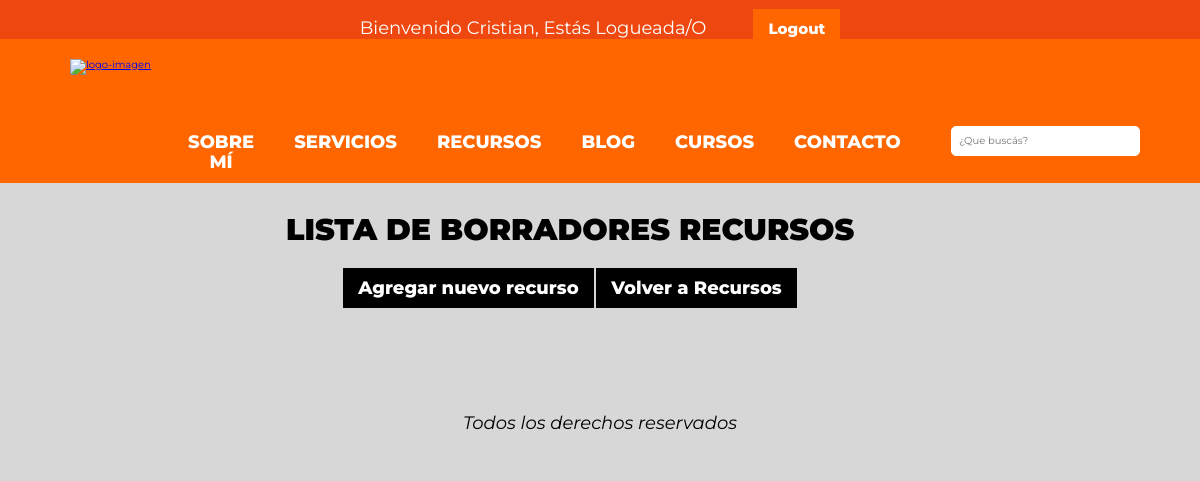
Before: /recursos/recurso/borrador/ (signed in) with the older database file.
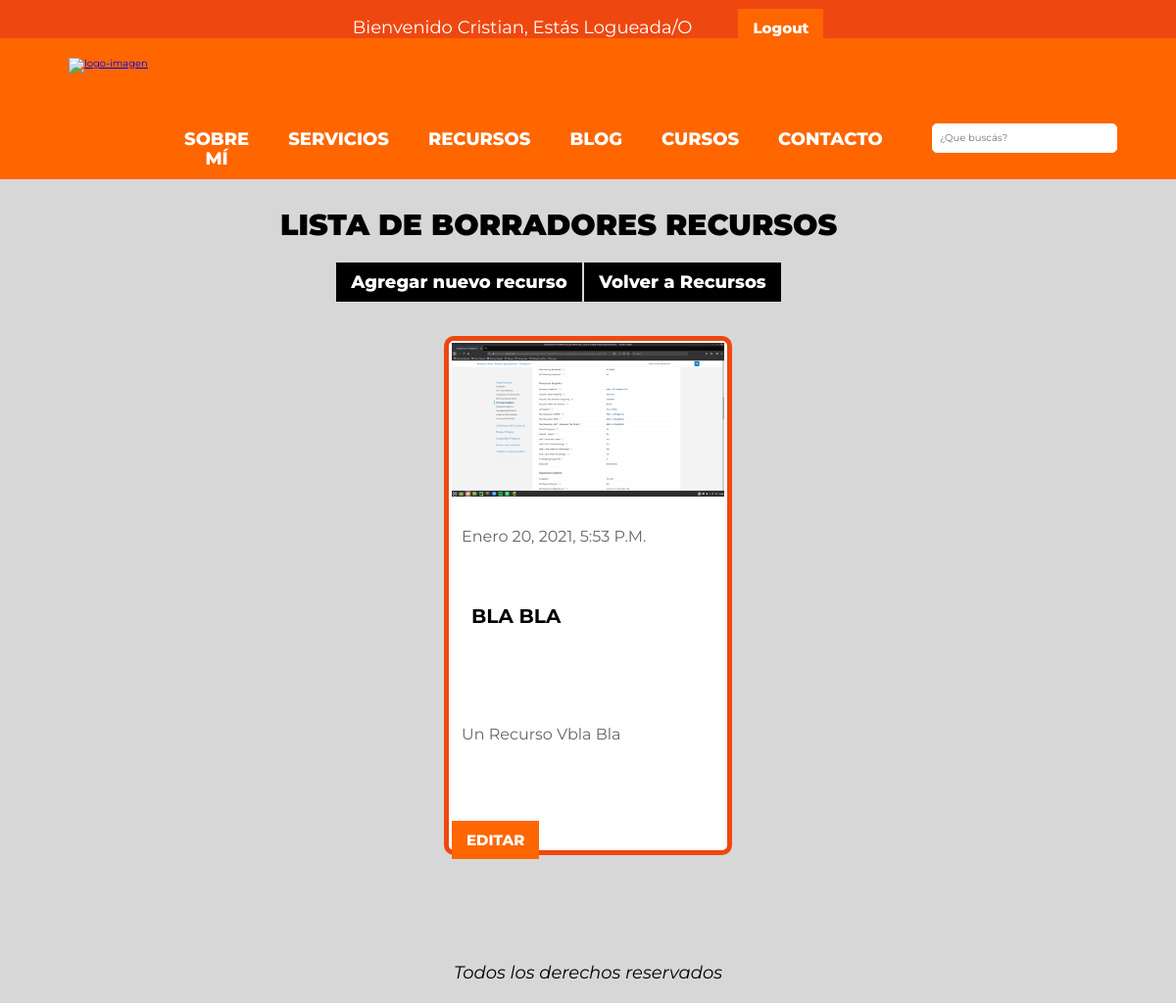
After: the same page with the newer database file.
### recursos/models.py (models this page shows, shortened)
class Recurso(models.Model):
    titulo = models.CharField(max_length=200)
    texto = RichTextField(null=True, blank=True)
    imagen = models.ImageField(upload_to='recursos', null=True, blank=True, verbose_name='Imagen de portada')
    autor = models.ForeignKey(settings.AUTH_USER_MODEL, on_delete=CASCADE)
    creado = models.DateTimeField(default=timezone.now)
    publicado = models.DateTimeField(null=True, blank=True)
    archivo = models.FileField(upload_to='archivos_recursos' ,blank=True, null=True)
    class Meta:
        verbose_name = 'recurso'
        verbose_name_plural = 'recursos'

### recursos/views.py (the view)
# urls.py: path('recurso/borrador/', views.lista_borrador_recursos, name='lista_borrador_recursos'),
@login_required
def lista_borrador_recursos(request):
    recursos_no_public = Recurso.objects.filter(publicado__isnull=True).order_by('-creado')
    return render(request, 'recursos/borrador_recursos.html', {'recursos': recursos_no_public})

### recursos/templates/recursos/borrador_recursos.html
{% extends 'blog/layout.html' %}
{% block content %}
<div class="contenedor contenedor-lista-borrador">
    <h2><strong>Lista de borradores Recursos </strong></h2>
    <a href="{% url 'recursos:nuevo_recurso' %}" id="Nuevo_post" class="boton boton-lista-post">Agregar nuevo recurso</a>
    <a href="{% url 'recursos:recursos' %}" class="boton boton-lista-post" >Volver a Recursos</a>
</div>
<main class="contenedor-blog-interno">
    {% for recurso in recursos %}
        <div class="contenido-blog">
            {% if recurso.imagen.url is not None %}
                <img src='{{ recurso.imagen.url }}'>
            {% endif %}
            <p>{{ recurso.creado }}</p>
            <h2>{{ recurso.titulo }}</h2>
            <p>{{ recurso.texto|truncatewords:15|safe }}</p>
            <a href="{% url 'recursos:editar_recurso' pk=recurso.pk %}" class="boton boton-blog">Editar</a>
        </div>
    {% endfor %}
</main>
{% endblock %}

### blog/templates/blog/layout.html (shortened to what this page needs)
{% load static %}
<!DOCTYPE html>
<html lang="en">
<head>
    <link rel="stylesheet" href="{% static 'index/iconos/fontawesome-free-5.15.1-web/css/all.min.css' %}">
    <link rel="stylesheet" href="{% static 'index/css/normalize.css' %}">
    <link rel="stylesheet" href="{% static 'index/css/styles.css' %}">
</head>
<body>
    <header>
        {% if user.is_authenticated %}
        <p class="bienvenida-loguin">Bienvenido {{ user.username }}, estás logueada/o &nbsp; &nbsp; &nbsp; &nbsp; &nbsp;<a href="{% url 'logout' %}" class="boton">Logout</a></p>
        <div class="espacio-secreto">
        {% else %}
                <a href="{% url 'login' %}" class="boton espacio-secreto"></a>
        {% endif %}
        </div>
    <div class="contenido-header">
        <div class="imagen-logo">
            <a href="{% url 'index:index' %}"><img src="{% static 'index/img/logo-nomade.png' %}" alt="logo-imagen"></a>
        </div>
        <div class="contenedor-nav">
            <div class="iconos">
                <a href=""><i class="fab fa-behance-square"></i></a>
                <a href=""><i class="fas fa-envelope"></i></a>
                <a href=""><i class="fab fa-facebook-square"></i></a>
                <a href=""><i class="fab fa-instagram"></i></a>
            </div>
            <div class="barra">
                <nav class="contenedor-barra" id="nav">
                    <ul>
                        <li><a href="sobremi.html">Sobre mí</a></li>
                        <li><a href="servicios.html">Servicios</a></li>
                        <li><a href="{% url 'recursos:recursos'%}">Recursos</a></li>
                        <li><a href="{% url 'blog:lista_posts'%}">Blog</a></li>
                        <li><a href="cursos.html">Cursos</a></li>
                        <li><a href="contacto.html">Contacto</a></li>
                    </ul>
                    <input type="search" placeholder="  ¿Que buscás?" class="buscador">
                </nav>
            </div>
        </div>
    </div>
</header>
    {% block content %}
    {% endblock %}
    <footer>
        <i>Todos los derechos reservados</i>
    </footer>
</body>
</html>

### index/static/index/css/styles.css (style rules this page uses)
html { box-sizing: border-box; font-size: 62.5%; }
*, *:before, *:after { box-sizing: inherit; }
body { background-color: rgb(216, 215, 215); font-family: 'Montserrat', sans-serif; }
.contenedor { width: 95%; max-width: 160rem; margin: 0 auto; }
.boton { display: block; text-decoration: none; padding: 1rem 1.5rem; margin-top: 1.5rem; background-color: rgb(255, 102, 0); color: white; font-weight: 800; border: none; font-size: 1.5rem; transition: .3s; }
@media (min-width:996px) { .boton { display: inline; } }
h2 { margin: 0; text-transform: uppercase; font-size: 2rem; }
p { margin: 0; }
img { max-width: 100%; }
header { background-color: rgb(255, 102, 0); position: relative; display: flex; flex-direction: column; }
.contenido-header { width: 90%; margin: 0 auto; display: flex; flex-direction: column; }
.imagen-logo { text-align: center; padding: 2rem 1rem; }
.imagen-logo img { width: 6rem; }
.contenedor-barra ul li { list-style: none; }
.contenedor-barra ul { margin: 0 auto; padding: 0; }
@media (min-width: 996px) { .contenido-header { flex-direction: row; justify-content: space-between; } }
@media (min-width: 996px) { .contenedor-nav { width: 90%; } }
@media (min-width: 996px) { .iconos { display: flex; justify-content: flex-end; padding-top: 2rem; } }
@media (min-width: 996px) { .iconos a { color: white; font-size: 2rem; margin-right: 2rem; } }
@media (min-width: 996px) { .contenedor-barra { display: flex; flex-direction: row; justify-content: flex-start; margin-top: 4rem; height: unset; max-height: unset; } }
@media (min-width: 996px) { .contenedor-barra ul { display: flex; justify-content: space-between; } }
.barra { margin-top: 3rem; }
.contenedor-barra input { display: inline!important; margin-left: 3rem; margin-top: .4rem; width: 100%; }
.contenedor-barra input { height: 3rem; border: 1px solid white; border-radius: 5px; }
.contenedor-barra a { padding: 1rem 2rem; text-decoration: none; color: white; font-weight: 800; text-transform: uppercase; font-size: 1.8rem; display: block; text-align: center; }
ul { padding-inline-start: 25px; }
footer { padding: 3rem 0 2rem 0; background-color: rgb(216, 215, 215); text-align: center; font-size: 1.8rem; color: black; }
.contenedor-blog-interno { width: 90%; margin: 4rem auto; }
.contenido-blog { margin-bottom: 4rem; transition: .5s; border: 5px solid rgb(238, 72, 16); border-radius: 10px; background-color: white; padding: 2px 3px; }
.contenido-blog p { padding: 1rem; color: rgb(102, 102, 102); }
.contenido-blog h2 { text-transform: uppercase; padding: 2rem; }
.contenido-blog a { text-align: center; text-transform: uppercase; }
@media (min-width:996px) { .contenedor-blog-interno { display: flex; justify-content: space-evenly; flex-wrap: wrap; max-width: 1200px; margin-top: 3rem; } }
@media (min-width:996px) { .contenido-blog { flex: 0 1 calc(30% - 3rem); } }
.espacio-secreto { width: 20px; height: 100px; position: absolute; }
.bienvenida-loguin { text-align: center; margin: 0; padding-top: 1.8rem; background-color: rgb(238, 72, 16); font-size: 1.8rem; color: white; }
.contenedor-blog-interno p { font-size: 1.6rem; margin-top: 2rem; }
.boton-lista-post { margin: 2rem 0 .5rem 0; font-size: 1.8rem; display: inline-block; text-align: center; background-color: black; }
.contenedor-detalle-post-titulos h2, p { margin-bottom: 3rem; text-transform: capitalize; }
.contenedor-lista-borrador { text-align: center; margin: 3rem 0; }
.contenedor-lista-borrador h2 { font-size: 3rem; }

Changed rows visible on the page:
added Recurso: imagen (picture), creado "Enero 20, 2021, 5:53 P.m.", titulo "BLA BLA", texto "Un Recurso Vbla Bla"
